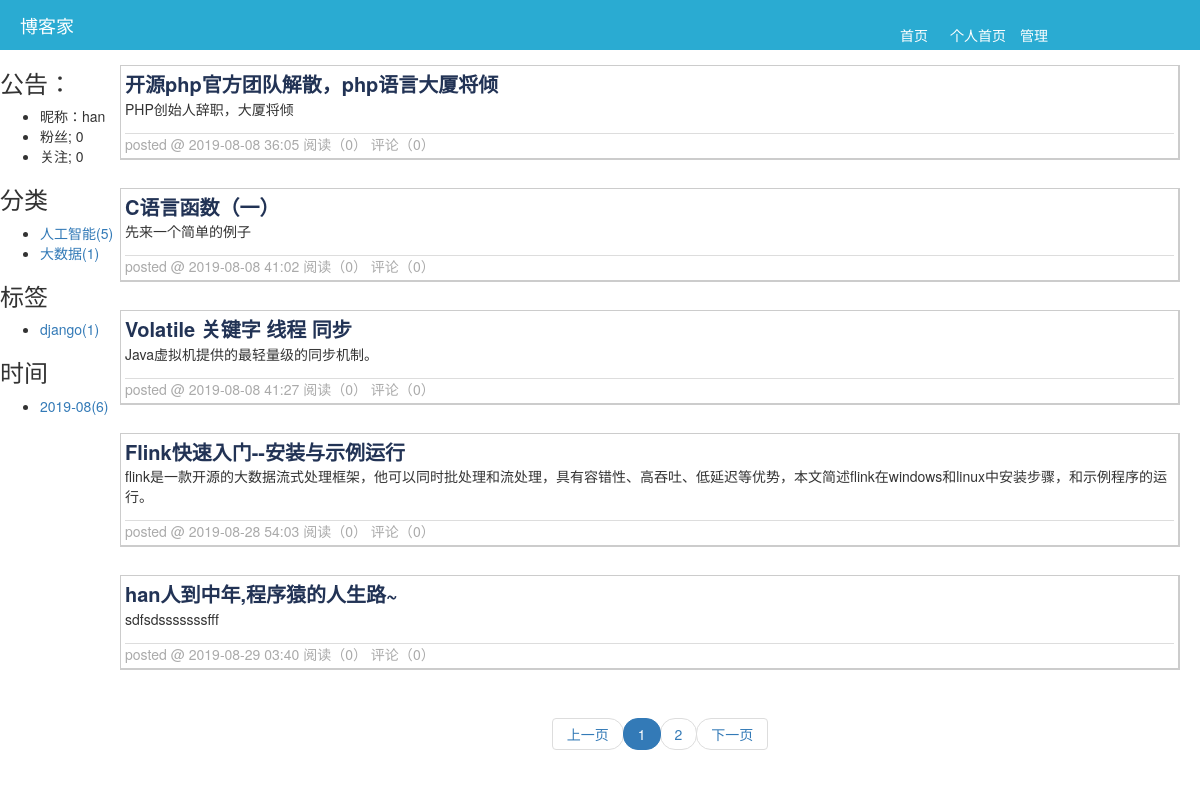
Before: /hanshengjian with the older database file.
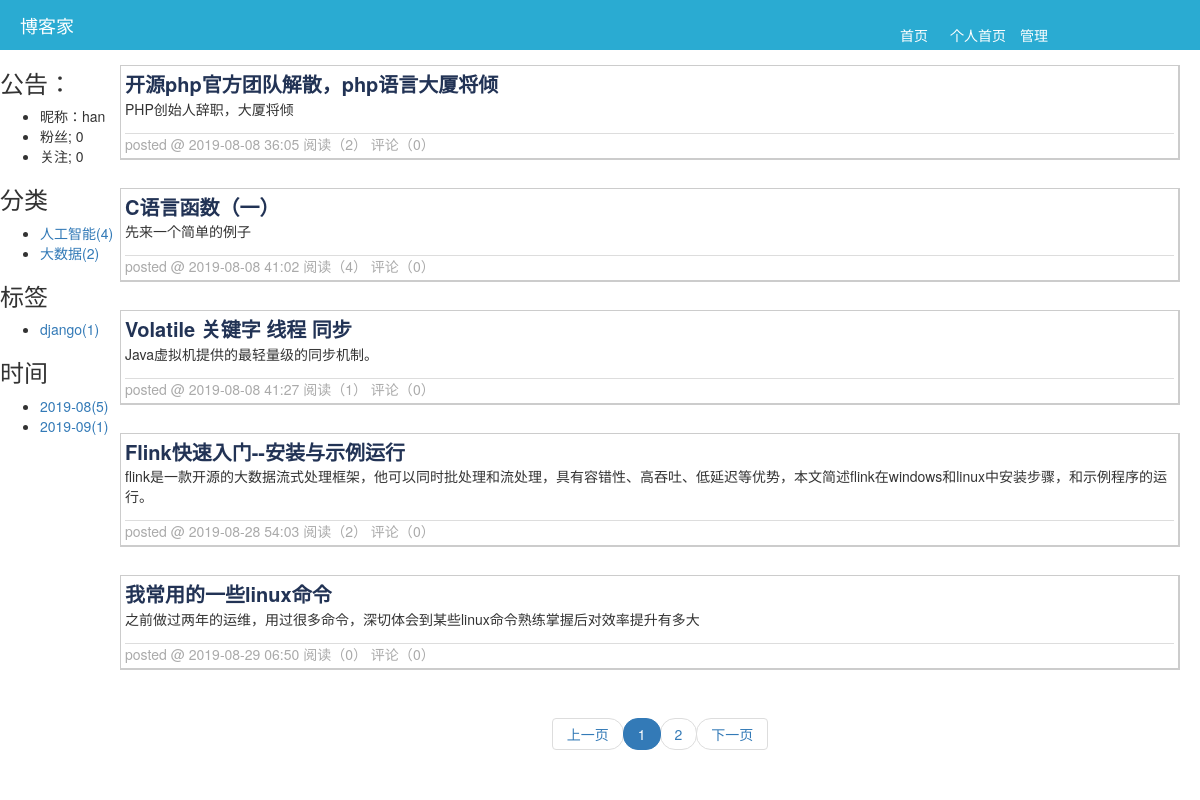
After: the same page with the newer database file.
### app01/models.py (models this page shows, shortened)
class Category(models.Model):
    nid = models.AutoField(primary_key=True)
    title = models.CharField(verbose_name='分类标题', max_length=32)
    blog = models.ForeignKey(verbose_name='所属博客', to='Blog', to_field='nid',on_delete=models.CASCADE)

class Tag(models.Model):
    nid = models.AutoField(primary_key=True)
    title = models.CharField(verbose_name='标签名称', max_length=32)
    blog = models.ForeignKey(verbose_name='所属博客', to='Blog', to_field='nid',on_delete=models.CASCADE)

class Article(models.Model):
    nid = models.BigAutoField(primary_key=True)
    title = models.CharField(verbose_name='文章标题', max_length=128)
    summary = models.CharField(verbose_name='文章简介', max_length=255)
    read_count = models.IntegerField(default=0)
    comment_count = models.IntegerField(default=0)
    up_count = models.IntegerField(default=0)
    down_count = models.IntegerField(default=0)
    create_time = models.DateTimeField(verbose_name='创建时间', auto_now_add=True)
    blog = models.ForeignKey(verbose_name='所属博客', to='Blog', to_field='nid',on_delete=models.CASCADE)
    category = models.ForeignKey(verbose_name='文章类型', to='Category', to_field='nid', null=True,on_delete=models.SET_NULL)
    type_choices = [
        (1, "Python"),
        (2, "Linux"),
        (3, "容器"),
        (4, "数据库"),
    ]
    article_type_id = models.IntegerField(choices=type_choices, default=None)
    tags = models.ManyToManyField(
        to="Tag",
        through='Article2Tag',
        through_fields=('article', 'tag'),
    )

### app01/views.py (the view)
# urls.py: 2. Add a URL to urlpatterns:  path('', views.home, name='home')
def home(request,site):
    blog = models.Blog.objects.filter(site=site).first()
    if not blog:
        return redirect('/')
    fans = models.UserFans.objects.filter(user=blog.user).count()
    follows = models.UserFans.objects.filter(follower=blog.user).count()
    category_list = models.Article.objects.filter(blog=blog).values('category_id','category__title').annotate(ct=Count('nid'))
    tag_list = models.Article2Tag.objects.filter(article__blog=blog).values('tag_id','tag__title').annotate(ct=Count('id'))
    date_list = models.Article.objects.filter(blog=blog).extra(select={'ctime':"strftime('%%Y-%%m',create_time)"}).values('ctime').annotate(ct=Count('nid'))
    article_list = models.Article.objects.filter(blog=blog).extra(select={'create_time_format':"strftime('%%Y-%%m-%%d %%M:%%S',create_time)"})
    all_count = article_list.count()
    page_info = PageInfo(request.GET.get('page'), all_count, 5, request.path_info, 11)
    article_list_page = article_list[page_info.start():page_info.end()]
    return render(
        request,
        'home.html',
        {
            'blog':blog,
            'category_list':category_list,
            'tag_list':tag_list,
            'date_list':date_list,
            'article_list_page':article_list_page,
            'page_info':page_info,
            'fans':fans,
            'follows':follows,
        }
    )

### utils/pager.py (called while the page is built)
    def start(self):
        return (self.current_page-1) * self.per_page

    def end(self):
        return self.current_page * self.per_page

### templates/home.html (shortened to what this page needs)
{% extends 'home_layout.html' %}
{% block xx %}
    <div>
        {% for row in article_list_page %}
            <div class="artile_list">
                <div class="title">
                     <a onclick="return cal_read_counts(this,{{ row.nid }});" href="/{{ blog.site }}/{{ row.nid }}.html">{{ row.title }}</a>
                </div>
                <div>{{ row.summary }}</div>
                <div class="postfooter">
                posted @ {{ row.create_time_format }} 阅读（{{ row.read_count }}） 评论（{{ row.comment_count }}）
                </div>
            </div>
        {% endfor %}
    </div>
    <div class="pager">
    {% if article_list_page %}
            <nav aria-label="Page navigation">
              <ul class="pagination">
                  {{ page_info.pager|safe }}
              </ul>
            </nav>
            {% endif %}
    </div>
{% endblock %}

### templates/home_layout.html (shortened to what this page needs)
<!DOCTYPE html>
<html lang="en">
<head>
    <link rel="stylesheet" href="/static/plugin/bootstrap-3.3.7-dist/css/bootstrap.css">
    <link rel="stylesheet" href="/static/plugin/font-awesome-4.7.0/css/font-awesome.css">
    <link rel="stylesheet" href="/static/css/common.css">
    <link rel="stylesheet" href="/static/css/theme/{{ blog.theme }}.css">
</head>
<body>
    <div class="header">
        <div class="logo">博客家</div>
        <div class="menu">
            <a href="/" class="first_page">首页</a>
            <a href="/{{ blog.site }}" class="per_page">个人首页</a>
            <a href="/back" class="manage">管理</a>
        </div>
    </div>
    <div class="filter">
        <div class="notice">
            <h3>公告：</h3>
            <ul>
                <li class="c11">昵称：{{ blog.user.nickname }}</li>
                <li class="c12">粉丝; {{ fans }} </li>
                <li class="c12">关注; {{ follows }}</li>
            </ul>
        </div>
        <div class="c2">
             <h3>分类</h3>
            <ul>
                {% for item in category_list %}
                    <li>
                        {% if  item.category_id %}
                            <a href="/{{ blog.site }}/category/{{ item.category_id }}/"> {{ item.category__title }}({{ item.ct }})</a>
                        {% else %}
                            <a href="/{{ blog.site }}/category/{{ item.category_id }}/"> 未分类({{ item.ct }})</a>
                        {% endif %}
                    </li>
                {% endfor %}
            </ul>
        </div>
        <div class="c3">
            <h3>标签</h3>
            <ul>
                {% for item in tag_list %}
                    <li>
                        <a href="/{{ blog.site }}/tag/{{ item.tag_id }}/">{{ item.tag__title }}({{ item.ct }})</a>
                    </li>
                {% endfor %}
            </ul>
        </div>
        <div>
            <h3>时间</h3>
                <ul>
                   {% for item in date_list%}
                        <li>
                            <a href="/{{ blog.site }}/date/{{ item.ctime }}/">{{ item.ctime }}({{ item.ct }})</a>
                        </li>
                    {% endfor %}
                </ul>
        </div>
    </div>
     <div  class="front_content">
        {% block xx %}{% endblock %}
    </div>
</body>
</html>

Changed rows visible on the page:
removed Article: title "han人到中年,程序猿的人生路~", summary "sdfsdsssssssfff", create_time_format "2019-08-29 03:40", read_count "0", comment_count "0"
computed for Category "人工智能": ct "5" → "4"
computed for Category "大数据": ct "1" → "2"
changed Article "开源php官方团队解散，php语言大厦将倾": read_count "0" → "2"
changed Article "C语言函数（一）": read_count "0" → "4"
changed Article "Volatile 关键字 线程 同步": read_count "0" → "1"
changed Article "Flink快速入门--安装与示例运行": read_count "0" → "2"
now on this page (row unchanged): Article: title "我常用的一些linux命令", summary "之前做过两年的运维，用过很多命令，深切体会到某些linux命令熟练掌握后对效率提升有多大", create_time_format "2019-08-29 06:50", read_count "0", comment_count "0"
Other visible differences:
new list line: "2019-08 ( 5 )"
new list line: "2019-09 ( 1 )"
list line gone: "2019-08 ( 6 )"
